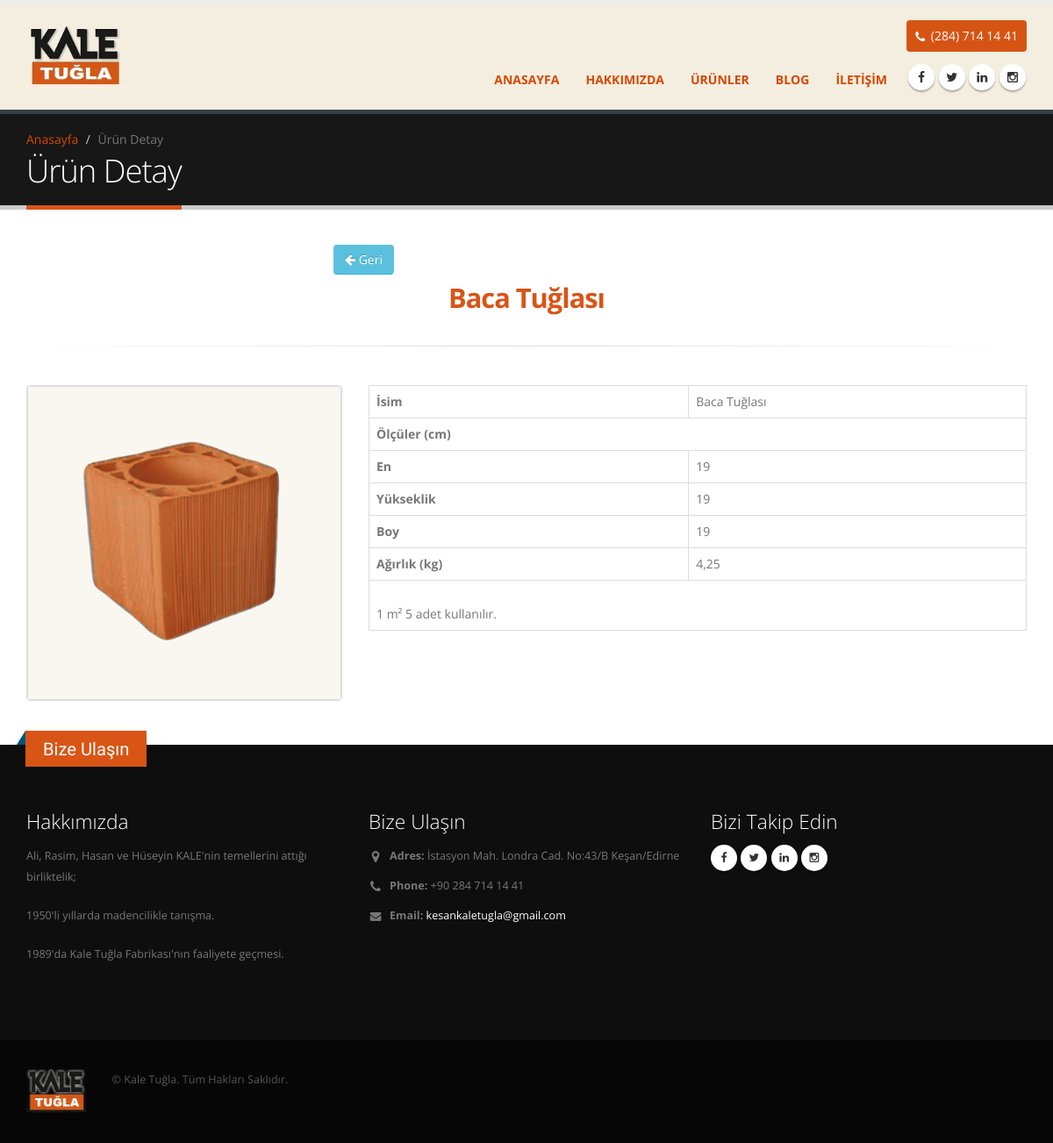
The page /urundetay/0 on the database its author committed.
### article/models.py (models this page shows, shortened)
class Urunler(models.Model):
    id = models.AutoField(primary_key=True)
    urunismi = models.CharField(max_length=50,verbose_name="Urun ismi")
    urun_content = models.CharField(max_length=400,verbose_name="İçerik")
    urun_en=models.CharField(max_length=4,blank=True,null =True,verbose_name="En")
    urun_boy=models.CharField(max_length=4,blank=True,null =True,verbose_name="Boy")
    urun_yukseklik=models.CharField(max_length=4,blank=True,null =True,verbose_name="Yükseklik")
    urun_resmi= models.FileField(blank=True,null =True,verbose_name="Fotograf")
    urun_agirlik=models.CharField(max_length=4,blank=True,null =True,verbose_name="Ağırlık")

### article/views.py (the view)
# urls.py: path('urundetay/<int:id>',views.urundetay),
def urundetay(request,id):
    return render(request,"urundetay.html",{'urun':Urunler.objects.get(pk=id)})

### templates/urundetay.html (shortened to what this page needs)
{% extends "navbar.html" %}
        {% load static %}
        {% block body %}
<div role="main" class="main">
    <section class="page-header">
        <div class="container">
            <div class="row">
                <div class="col-md-12">
                    <ul class="breadcrumb">
                        <li><a href="#">Anasayfa</a></li>
                        <li class="active">Ürün Detay</li>
                    </ul>
                </div>
            </div>
            <div class="row">
                <div class="col-md-12">
                    <h1>Ürün Detay</h1>
                </div>
            </div>
        </div>
    </section>
    <div class="geriTusu">
        <button type="button" class="mb-xs mt-xs mr-xs btn btn-info" onclick="history.back(-1)"><i class="fa fa-arrow-left"></i>&nbsp;Geri</button>
    </div>
    <div class="container">
        <div class="row">
            <div class="col-md-12">
                <div class="portfolio-title">
                    <div class="row">
                        <div class="col-md-12 center">
                            <h2 class="mb-none"><strong>{{urun.urunismi}}</strong></h2>
                        </div>
                    </div>
                </div>
                <hr class="tall">
            </div>
        </div>
        <div class="row">
            <div class="col-md-4">
                <div class="portfolio-item">
                        <span class="thumb-info">
                            <span class="thumb-info">
                                <img src="/media/{{ urun.urun_resmi }}" class="img-responsive" alt="">
                            </span>
                        </span>
                </div>
            </div>
            <div class="col-md-8">
                <table class="table table-bordered">
                    <tr>
                        <th>
                            İsim
                        </th>
                        <td>
                                {{urun.urunismi}}
                        </td>
                    </tr>
                    <th colspan="2">
                        Ölçüler (cm)
                    </th>
                    <tr>
                        <th>
                            En
                        </th>
                        <td>
                            {{urun.urun_en}}
                        </td>
                    </tr>
                    <tr>
                        <th>
                            Yükseklik
                        </th>
                        <td>
                            {{urun.urun_yukseklik}}
                        </td>
                    </tr>
                    <tr>
                        <th>
                            Boy
                        </th>
                        <td>
                            {{urun.urun_boy}}
                        </td>
                    </tr>
                    <tr>
                        <th>
                            Ağırlık (kg)
                        </th>
                        <td>
                            {{urun.urun_agirlik}}
                        </td>
                    </tr>
                    <tr>
                        <td colspan="2">
                            <br>
                            {{urun.urun_content}}
                            <br />
                        </td>
                    </tr>
                </table>
            </div>
        </div>
    </div>
</div>
</div>
{% endblock body %}

### static/css/custom.css (style rules this page uses)
.geriTusu { margin-left: 380px; }

### rows shown on the page
Urunler: urunismi "Baca Tuğlası", urun_resmi (picture), urun_en "19", urun_yukseklik "19", urun_boy "19", urun_agirlik "4,25", urun_content "1 m² 5 adet kullanılır."
